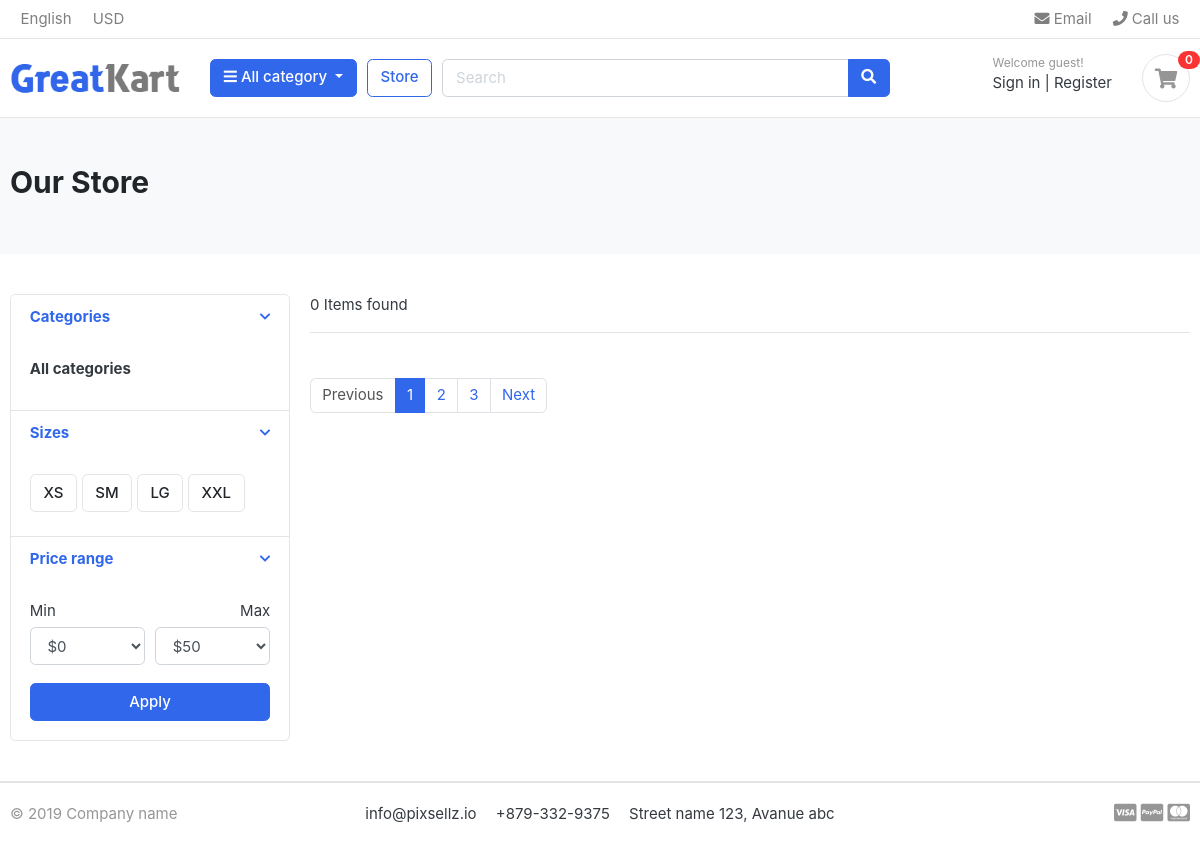
/store/, run on an earlier commit of the app's database.
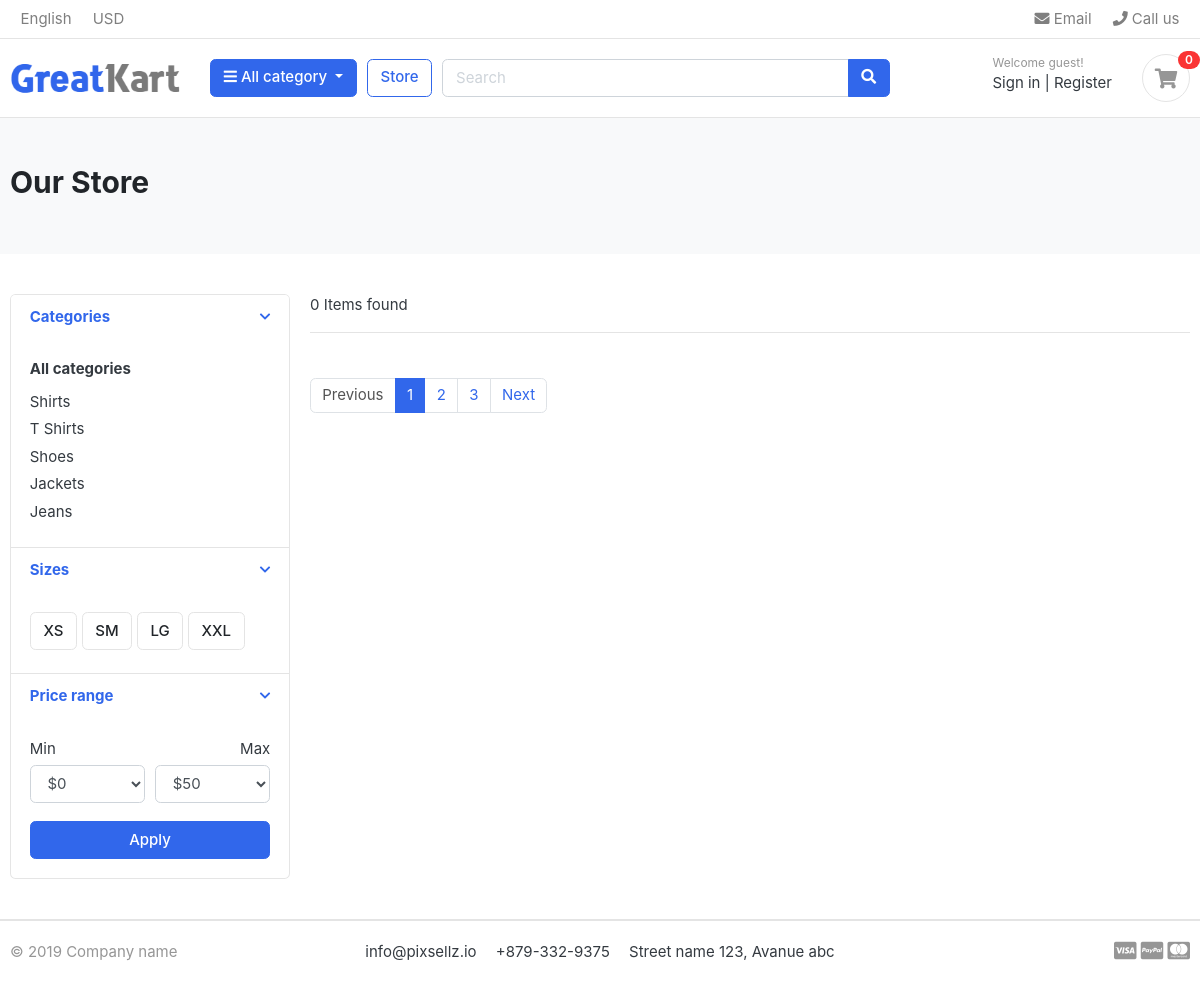
And on a later commit of the database.
### category/models.py (models this page shows)
class Category(models.Model):
    category_name = models.CharField(max_length=50, unique= True)
    slug = models.SlugField(max_length=100, unique=True)
    description = models.TextField(max_length=255)
    cat_image = models.ImageField(upload_to='photos/categories', blank = True)
    class Meta:
        verbose_name = 'category'
        verbose_name_plural = 'categories'
    def get_url(self):
        return reverse('products_by_category', args = [self.slug])
    def __str__(self):
        return self.category_name

### store/views.py (the view)
# urls.py: path('store/', include('store.urls')),
def store(request, category_slug = None):
    categories = None
    products = None
    if category_slug != None:
        categories = get_object_or_404(Category, slug = category_slug)
        products = product.objects.filter(category = categories, is_available = True)
        product_count = products.count()
    else:
        products = product.objects.all().filter(is_available = True)
        product_count = products.count()
    context = {
        'products': products,
        'product_count': product_count,
    }
    return render(request, 'store/store.html', context)

### category/context_processors.py (called while the page is built)
def menu_links(request):
    links = Category.objects.all
    return dict(links = links)

### templates/store/store.html (shortened to what the changed rows need)
{% extends 'base.html' %}
{% load static %}
{% block content %}
<section class="section-pagetop bg">
    <div class="container">
        <h2 class="title-page">Our Store</h2>
    </div>
    </section>
<section class="section-content padding-y">
    <div class="container">
    <div class="row">
        <aside class="col-md-3">
    <div class="card">
        <article class="filter-group">
            <div class="filter-content collapse show" id="collapse_1" style="">
                <div class="card-body">
                    <ul class="list-menu">
                    {% for category in links %}
                    <li><a href="{{category.get_url}}">{{ category }}</a></li>
                    {% endfor %}
                    </ul>
                </div>
            </div>
        </article>
    </div>
        </aside>
    </div>
    </div>
    </section>
{% endblock %}

What changed in the data, as far as the page shows it:
added Category: category_name "Shirts"
added Category: category_name "T Shirts"
added Category: category_name "Shoes"
added Category: category_name "Jackets"
added Category: category_name "Jeans"
